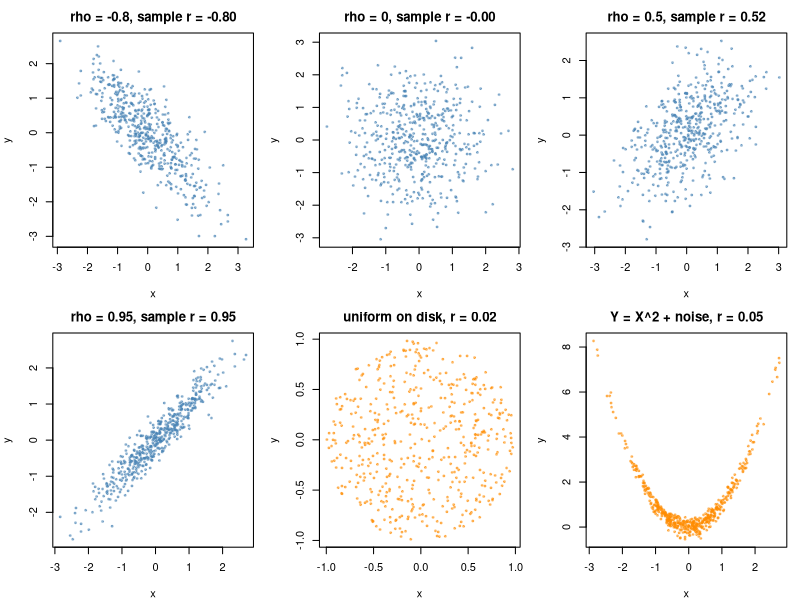

The R script that drew this image:
# Scatter plots for several correlation coefficients, plus two nonlinear dependences with zero correlation.
set.seed(0)
n <- 500
op <- par(mfrow = c(2, 3), mar = c(4, 4, 2.5, 1))
for (rho in c(-0.8, 0, 0.5, 0.95)) {
  z1 <- rnorm(n)
  z2 <- rnorm(n)
  x <- z1
  y <- rho * z1 + sqrt(1 - rho^2) * z2
  plot(x, y, pch = 19, cex = 0.4, col = adjustcolor("steelblue", 0.5),
       main = sprintf("rho = %s, sample r = %.2f", rho, cor(x, y)))
}

theta <- runif(n, 0, 2 * pi)
r <- sqrt(runif(n))
x <- r * cos(theta)
y <- r * sin(theta)
plot(x, y, pch = 19, cex = 0.4, col = adjustcolor("darkorange", 0.5),
     main = sprintf("uniform on disk, r = %.2f", cor(x, y)))

x <- rnorm(n)
y <- x^2 + 0.2 * rnorm(n)
plot(x, y, pch = 19, cex = 0.4, col = adjustcolor("darkorange", 0.5),
     main = sprintf("Y = X^2 + noise, r = %.2f", cor(x, y)))
par(op)
